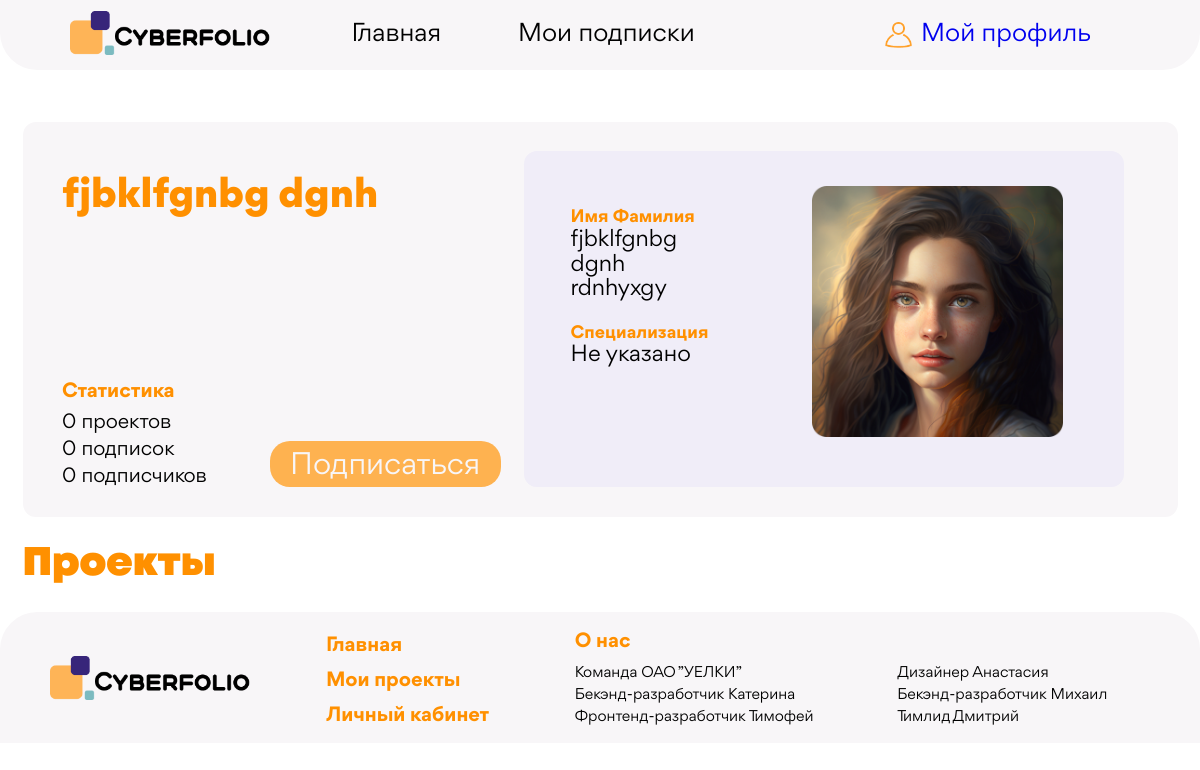
Before: /profile/emmashifter04gmailcom with the older database file.
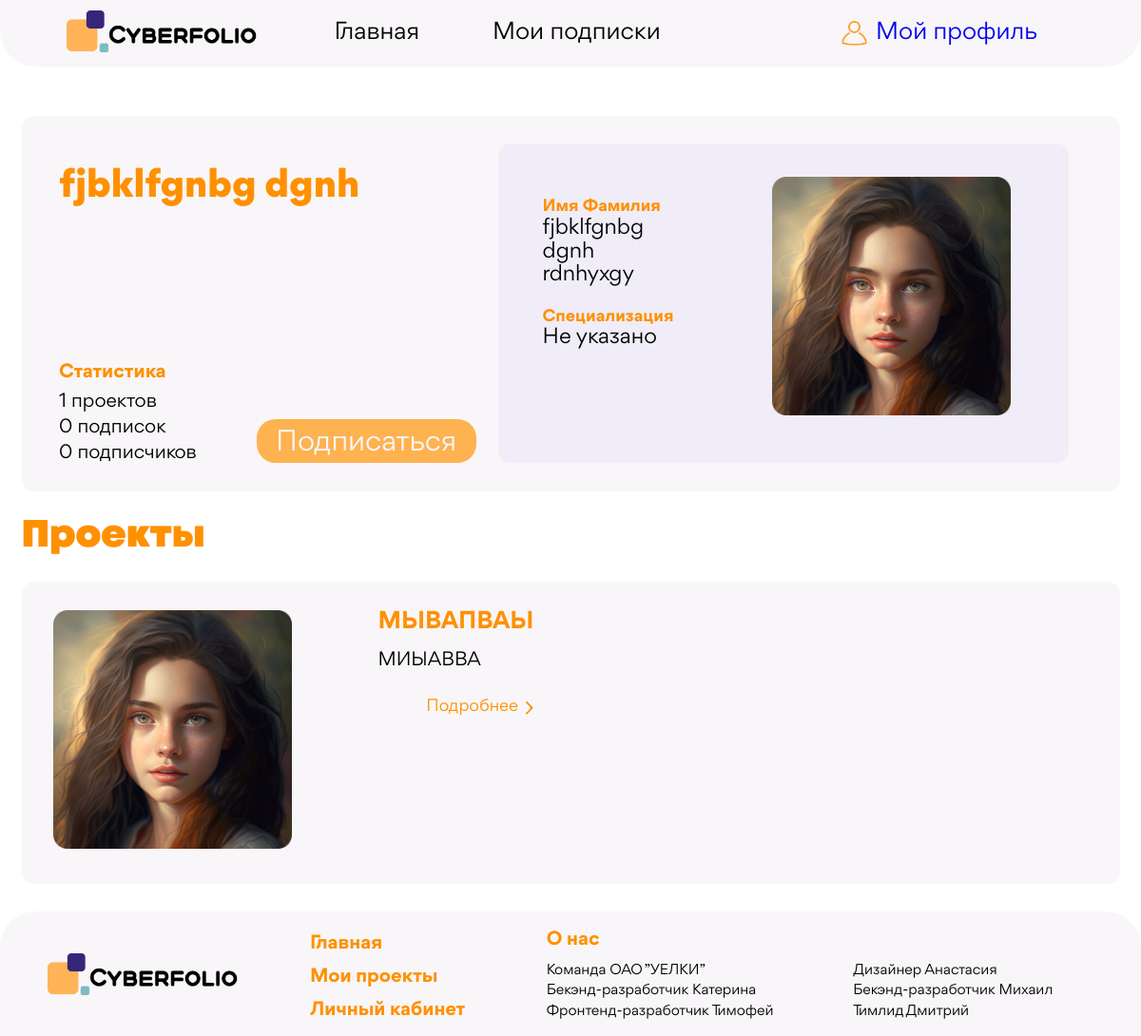
After: the same page with the newer database file.
### Accounts/models.py (models this page shows, shortened)
class User(AbstractUser):
    sur_sur_name = models.CharField(max_length=20, verbose_name="Фамилия",blank=True)
    slug = models.SlugField(verbose_name='Слаг', unique=True)
    descriptions = models.TextField(max_length=300, verbose_name='Описание',blank=True)
    email = models.EmailField(verbose_name='Почта',blank=True)
    spec = models.ForeignKey('Specs', db_index=True, on_delete=models.PROTECT, verbose_name="Специализация",blank=True, default=1)
    photo = models.ImageField(upload_to=user_directory_path, blank=True, verbose_name="Фото")
    time_create = models.DateTimeField(auto_now_add=True, verbose_name="Время создания")
    vk_url = models.URLField(max_length=128, blank=True, verbose_name='VK')
    hh_url = models.URLField(max_length=128,blank=True, verbose_name='HH')
    behance_url = models.URLField(max_length=128,blank=True,verbose_name='BH')
    def get_projects(self):
        return Project.objects.all().filter(user_id=self.id)
    def count_projects(self):
        return len(self.get_projects())
    def get_followers(self):
        return Follow.objects.all().filter(follow_to_id=self.id)
    def count_followers(self):
        return len(self.get_followers())
    def get_followings(self):
        return Follow.objects.all().filter(follow_from_id=self.id)
    def count_followings(self):
        return len(self.get_followings())
    class Meta:
        verbose_name = 'Юзер'
        verbose_name_plural = 'Юзеры'
        ordering = ['id']

class Specs(models.Model):
    name = models.CharField(max_length=40, verbose_name="Специализация")
    def __str__(self):
        return self.name
    class Meta:
        verbose_name = 'Специализация'
        verbose_name_plural = 'Специализации'
        ordering = ['id']

class Project(models.Model):
    slug = models.SlugField(verbose_name='Слаг', unique=False)
    name = models.CharField(max_length=50, db_index=True, verbose_name="Название")
    user = models.ForeignKey('User', on_delete=models.CASCADE, verbose_name="Автор проекта")
    type = models.ForeignKey('TypeProject', on_delete=models.PROTECT, verbose_name='Тип преокта', default=1)
    spec_proj = models.ForeignKey('SpecProject', on_delete=models.PROTECT, verbose_name='Специализация', default=1)
    sum_registred = models.IntegerField(default=0, verbose_name='Сумма оценок зареганных')
    count_registred = models.IntegerField(default=0, verbose_name='Количество оценок зареганных')
    sum_unregistred = models.IntegerField(default=0, verbose_name='Сумма оценок незареганных')
    count_unregistred = models.IntegerField(default=0, verbose_name='Количество оценок незареганных')
    descriptions = models.TextField(max_length=300, verbose_name='Описание')
    key_words= models.TextField(max_length=100, verbose_name='Ключевые слова')
    url = models.URLField(max_length=128,  blank=True, verbose_name='URL')
    time_developing = models.CharField(max_length=30,  verbose_name="Время разработки")
    teammate1 = models.URLField(max_length=128,  blank=True, verbose_name='Тиммейт1')
    teammate2 = models.URLField(max_length=128,  blank=True, verbose_name='Тиммейт2')
    teammate3 = models.URLField(max_length=128,  blank=True, verbose_name='Тиммейт3')
    teammate4 = models.URLField(max_length=128,  blank=True, verbose_name='Тиммейт4')
    teammate5 = models.URLField(max_length=128,  blank=True, verbose_name='Тиммейт5')
    avatar_image = models.ImageField(upload_to=project_directory_path, blank=True, verbose_name="Аватар")
    main_image = models.ImageField(upload_to=project_directory_path, blank=True, verbose_name="Основное фото")
    class Meta:
        verbose_name = 'Проект'
        verbose_name_plural = 'Проекты'
        ordering = ['id']

### Accounts/views.py (the view, shortened to what this page needs)
# urls.py: path('profile/<slug:slug>', Profile.as_view(), name='profile'),
class Profile(DetailView):
    model = User
    template_name = 'user_profile.html'
    context_object_name = 'user'
    '''def get_object(self, queryset=None):
        slug = self.kwargs.get(self.slug_url_kwarg, None)
        try:
            return queryset.get(slug=slug)
        except PostDoesNotExist:
            raise Http404('Ох, нет объекта;)')'''
    def get(self, request, *args, **kwargs):
        slug = self.kwargs.get(self.slug_url_kwarg, None)
        user_profile = get_object_or_404(User,slug=slug)
        is_your_profile = False
        if request.user.is_authenticated:
            if user_profile.id == request.user.id:
                is_your_profile = True
        return render(request, 'user_profile.html', {'user': user_profile, 'is_your_profile': is_your_profile, 'projects':user_profile.get_projects()})

### templates/user_profile.html (shortened to what this page needs)
{% extends 'base.html' %}
{% load static %}
{% block css %}
    <link rel="stylesheet" href="{% static 'css/normalize.css' %}">
    <link rel="stylesheet" href="{% static 'css/general_styles.css' %}">
    <link rel="stylesheet" href="{% static 'css/user-profile_styles.css' %}">
    <link href = "{% static 'fonts/stylesheet.css' %}" rel = "stylesheet" type = "text/css" />
{% endblock %}
{% block content %}
    <div class="container user-info-container">
        <div class="left-user-section">
            <h1 class="user-header">{{ user.first_name }} {{ user.last_name }}</h1>
            <div class="user-statistic-container">
                <div class="user-statistic">
                    <div class="first-colum">
                        <h3 class="user-statistic-header">Статистика</h3>
                        <ul class="statistic-list">
                            <li class="statistic-item">{{ user.count_projects }} проектов</li>
                            <li class="statistic-item">{{ user.count_followers }} подписок</li>
                            <li class="statistic-item">{{ user.count_followings }} подписчиков</li>
                        </ul>
                    </div>
                    {% if not is_your_profile %}
                    <div class="second-colum">
                        <button class="usual-button submit-button subscribe" data-subscribe="no">Подписаться</button>
                    </div>
                    {% endif %}
                </div>
            </div>
        </div>
        <div class="right-user-section">
            <div class="personal-user-info">
                <h4 class="personal-header">Имя Фамилия</h4>
                <p class="personal-item">{{ user.first_name }}</p>
                <p class="personal-item">{{ user.last_name}} </p>
            <p class="personal-item">{{user.sur_sur_name}} </p>
                <h4 class="personal-header">Специализация</h4>
                <p class="personal-item">{{ user.spec }}</p>
            </div>
            <div class="user-avatar">
                {% if user.photo %}
                    <img src="{{user.photo.url}}" alt="" class="avatar">
                {% else %}
                    <img src="{% static '/images/user-image.png' %}" alt="" class="avatar">
                {% endif %}
            </div>
        </div>
    </div>
    <div class="container second-container">
        <h1 class="projects-header">Проекты</h1>
    </div>
    {% for project in projects %}
        <div class="container third-container">
            <div class="project-avatar-aria">
                {% if project.avatar_image %}
                    <img src="{{ project.avatar_image.url }}" alt="" class="avatar">
                {% else %}
                    <img src="{% static '/images/user-image.png' %}" alt="" class="avatar">
                {% endif %}
            </div>
            <div class="project-info-aria">
                <h3 class="project-name">{{ project.name }}</h3>
                <p class="project-info user-text">{{ project.key_words }}</p>
                <div class="about-project-section">
                    <a href="{% url 'project' profile_slug=user.slug post_slug=project.slug %}" class="project-link">
                        <h5 class="abour-project">Подробнее</h5>
                        <img class="abour-project-icon" src="{% static 'images/about-project-icon.svg' %}">
                    </a>
                </div>
            </div>
        </div>
    {% endfor %}
{% endblock %}

Changed rows visible on the page:
computed for User "fjbklfgnbg": count_projects "0" → "1"
added Project: name "МЫВАПВАЫ", key_words "МИЫАВВА"
